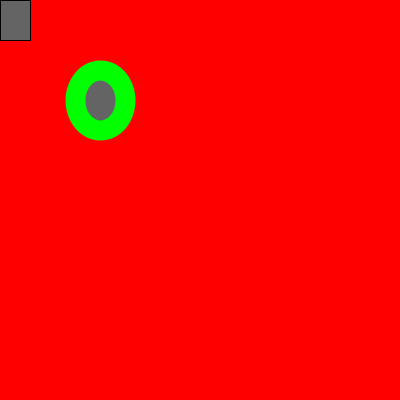
Frame 1 (no input)
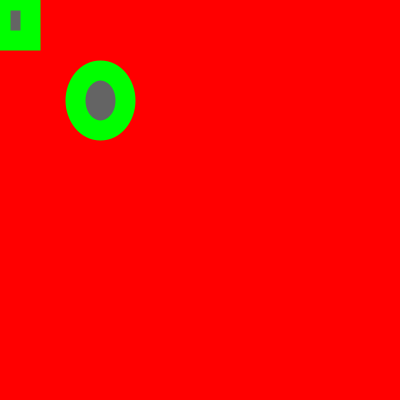
Frame 60 (the mouse pressed at the canvas centre just before this capture)
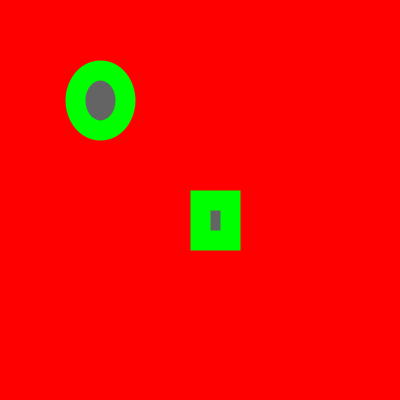
Frame 120 (the mouse held since frame 60 and released just before this capture)

The Processing sketch that drew these frames (run headless with seeded random() and noise(); from frame 60 on, the mouse is pressed at the canvas centre):

// Processing sketch: mouse_interaction
// ── mouse_interaction.pde
void setup() {
  size(400, 400);
  
}

void draw() {
  background(255, 0 , 0);
  fill(100);

  rect(mouseX, mouseY, 30, 40);
  
  stroke(0, 255, 0);
  strokeWeight(20);
  
  ellipse(100, 100, 50, 60);
}
